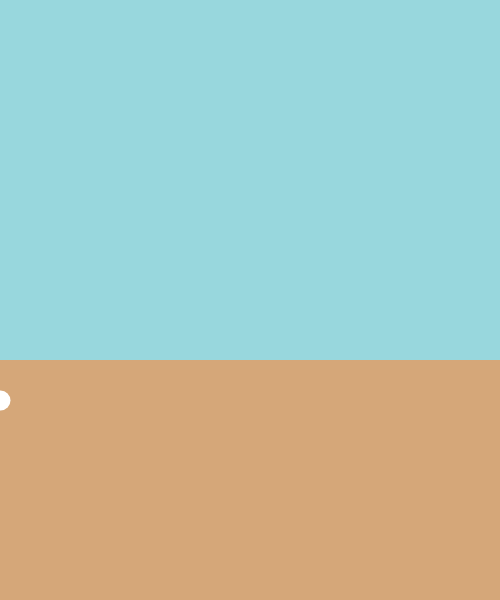
Frame 1 (no input)
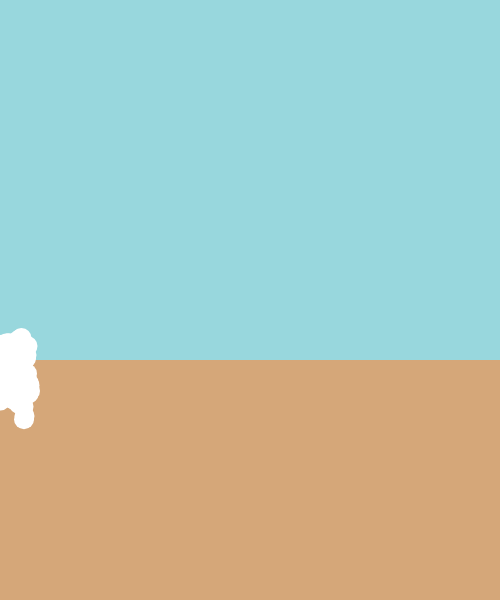
Frame 60 (no input)
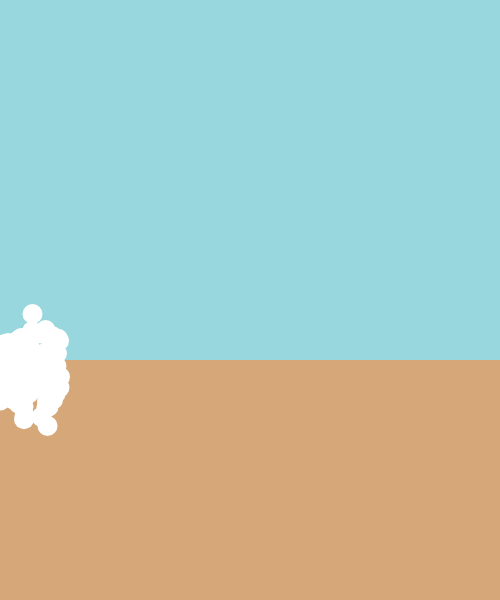
Frame 120 (the mouse pressed at the canvas centre since frame 60)

The p5.js sketch that drew these frames (run headless with seeded random() and noise() and a simulated clock; from frame 60 on, the mouse is pressed at the canvas centre):

// p5.js sketch
// ── sketch.js
let step = 0; 

function setup() {
  createCanvas(500, 600);
  //   sand color
  background(213, 167, 121);
  colorMode(RGB);
  
  noStroke();
  fill(152, 215, 221);
  rect(0, 0, width, 3*height/5);
}

function draw() {
  noStroke();
  fill(255);
  // background(213, 167, 121);
  let n = map(noise(step), 0, 1, 3*height/6, 3*height/4); 
  step += 0.5;

  ellipse(step, n, 20, 20, 0.5);  
}
